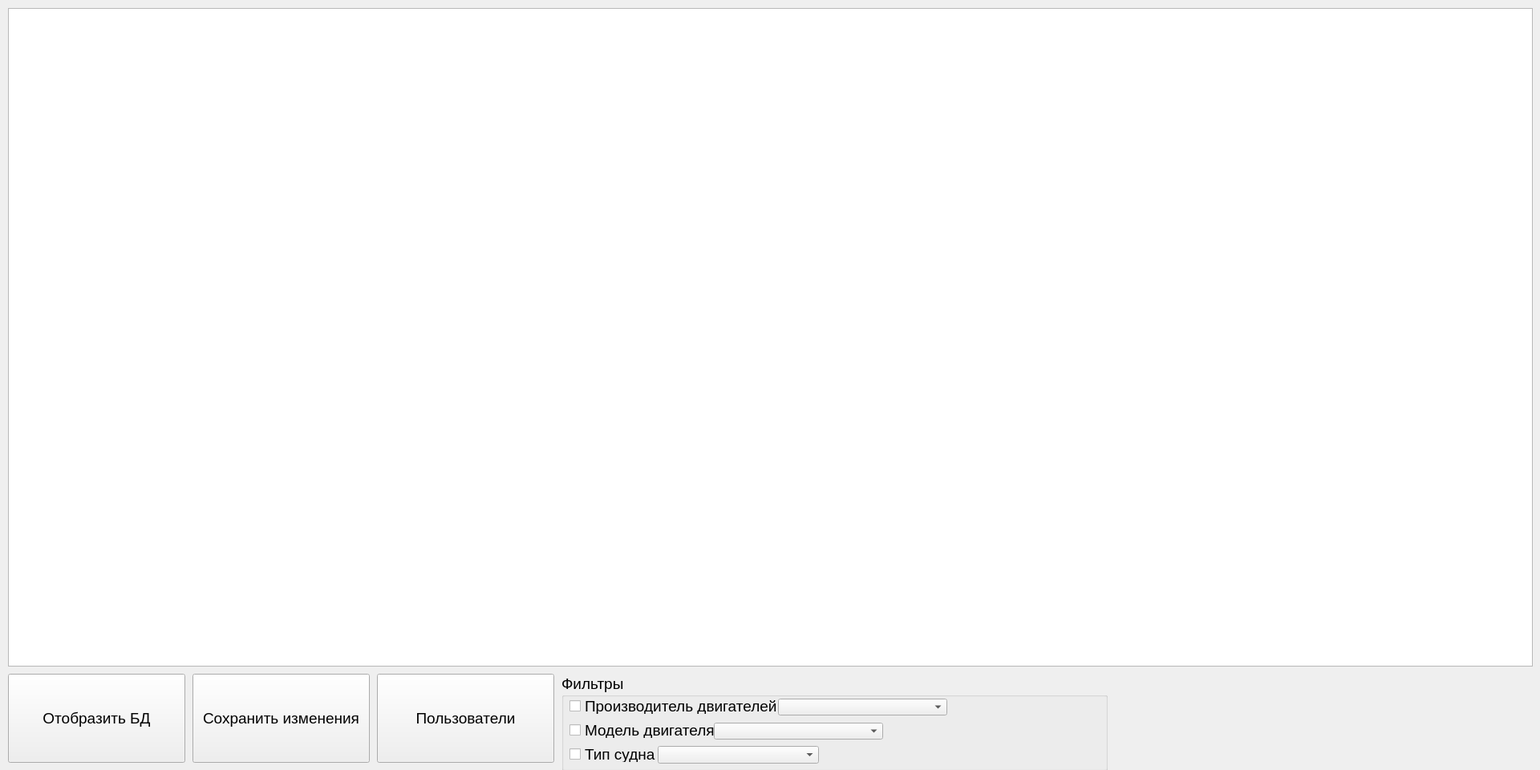
<?xml version="1.0" encoding="UTF-8"?>
<ui version="4.0">
 <class>AdminFormDB</class>
 <widget class="QWidget" name="AdminFormDB">
  <property name="geometry">
   <rect>
    <x>0</x>
    <y>0</y>
    <width>1920</width>
    <height>960</height>
   </rect>
  </property>
  <property name="windowTitle">
   <string>Form</string>
  </property>
  <widget class="QGroupBox" name="groupBox">
   <property name="geometry">
    <rect>
     <x>700</x>
     <y>840</y>
     <width>681</width>
     <height>121</height>
    </rect>
   </property>
   <property name="font">
    <font>
     <pointsize>14</pointsize>
    </font>
   </property>
   <property name="title">
    <string>Фильтры</string>
   </property>
   <widget class="QComboBox" name="comboBox">
    <property name="geometry">
     <rect>
      <x>270</x>
      <y>31</y>
      <width>211</width>
      <height>21</height>
     </rect>
    </property>
    <property name="font">
     <font>
      <pointsize>11</pointsize>
     </font>
    </property>
   </widget>
   <widget class="QCheckBox" name="checkBox">
    <property name="geometry">
     <rect>
      <x>10</x>
      <y>30</y>
      <width>261</width>
      <height>20</height>
     </rect>
    </property>
    <property name="font">
     <font>
      <pointsize>14</pointsize>
     </font>
    </property>
    <property name="text">
     <string>Производитель двигателей</string>
    </property>
   </widget>
   <widget class="QComboBox" name="comboBox_2">
    <property name="geometry">
     <rect>
      <x>190</x>
      <y>61</y>
      <width>211</width>
      <height>21</height>
     </rect>
    </property>
    <property name="font">
     <font>
      <pointsize>11</pointsize>
     </font>
    </property>
   </widget>
   <widget class="QCheckBox" name="checkBox_2">
    <property name="geometry">
     <rect>
      <x>10</x>
      <y>60</y>
      <width>201</width>
      <height>20</height>
     </rect>
    </property>
    <property name="font">
     <font>
      <pointsize>14</pointsize>
     </font>
    </property>
    <property name="text">
     <string>Модель двигателя</string>
    </property>
   </widget>
   <widget class="QComboBox" name="comboBox_3">
    <property name="geometry">
     <rect>
      <x>120</x>
      <y>90</y>
      <width>201</width>
      <height>22</height>
     </rect>
    </property>
    <property name="font">
     <font>
      <pointsize>11</pointsize>
     </font>
    </property>
   </widget>
   <widget class="QCheckBox" name="checkBox_3">
    <property name="geometry">
     <rect>
      <x>10</x>
      <y>90</y>
      <width>171</width>
      <height>20</height>
     </rect>
    </property>
    <property name="font">
     <font>
      <pointsize>14</pointsize>
     </font>
    </property>
    <property name="text">
     <string>Тип судна</string>
    </property>
   </widget>
  </widget>
  <widget class="QPushButton" name="pushButton">
   <property name="geometry">
    <rect>
     <x>10</x>
     <y>840</y>
     <width>221</width>
     <height>111</height>
    </rect>
   </property>
   <property name="font">
    <font>
     <pointsize>14</pointsize>
    </font>
   </property>
   <property name="text">
    <string>Отобразить БД</string>
   </property>
  </widget>
  <widget class="QPushButton" name="pushButton_2">
   <property name="geometry">
    <rect>
     <x>240</x>
     <y>840</y>
     <width>221</width>
     <height>111</height>
    </rect>
   </property>
   <property name="font">
    <font>
     <pointsize>14</pointsize>
    </font>
   </property>
   <property name="text">
    <string>Сохранить изменения</string>
   </property>
  </widget>
  <widget class="QTableView" name="tableView">
   <property name="geometry">
    <rect>
     <x>10</x>
     <y>10</y>
     <width>1901</width>
     <height>821</height>
    </rect>
   </property>
   <property name="font">
    <font>
     <pointsize>10</pointsize>
    </font>
   </property>
  </widget>
  <widget class="QPushButton" name="pushButton_3">
   <property name="geometry">
    <rect>
     <x>470</x>
     <y>840</y>
     <width>221</width>
     <height>111</height>
    </rect>
   </property>
   <property name="font">
    <font>
     <pointsize>14</pointsize>
    </font>
   </property>
   <property name="text">
    <string>Пользователи</string>
   </property>
  </widget>
 </widget>
 <resources/>
 <connections/>
</ui>
